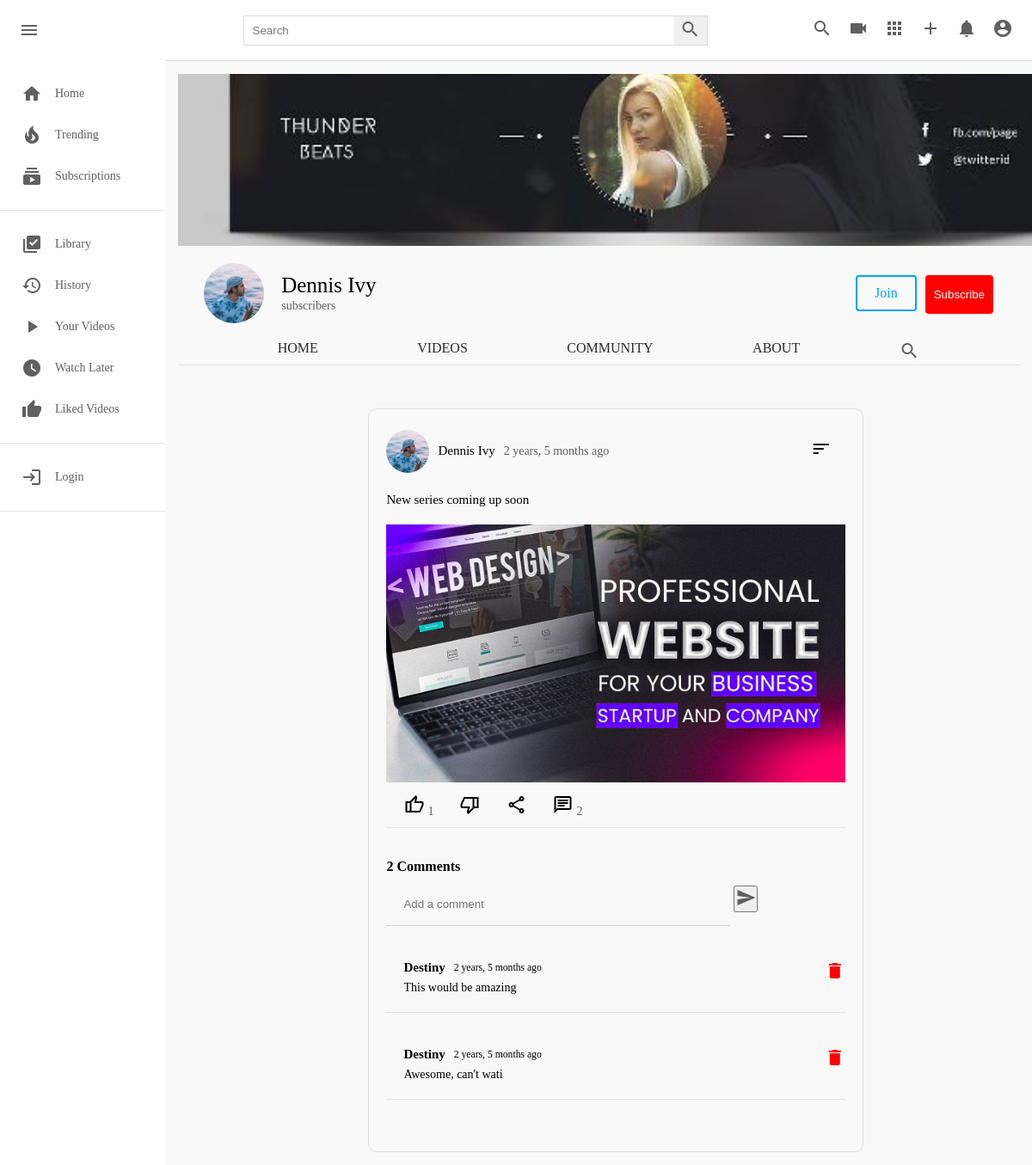
Page /c/2/community/1 on the committed database.
### channel/models.py (models this page shows, shortened)
class Channel(models.Model):
    channel_art = models.ImageField(upload_to=user_directory_path, null=True, blank=True, default="channel-art.jpg")
    image = models.ImageField(upload_to=user_directory_path, null=True, blank=True)
    full_name = models.CharField(max_length=200)
    channel_name = models.CharField(max_length=200)
    description = models.TextField(null=True, blank=True)
    keywords = TaggableManager()
    joined = models.DateTimeField(auto_now_add=True)
    status = models.CharField(choices=STATUS, max_length=100, default="active")
    user = models.OneToOneField(User, on_delete=models.SET_NULL, null=True, related_name="channel")
    subscribers = models.ManyToManyField(User, related_name="user_subs")
    verified = models.BooleanField(default=False)
    total_views = models.IntegerField(default=0)
    business_email = models.EmailField(null=True, blank=True)
    make_business_email_public = models.BooleanField(default=False)
    business_location = models.CharField(null=True, blank=True, max_length=500)
    make_business_location_public = models.BooleanField(default=False)
    website = models.URLField(default="https://my-website.com/")
    instagram = models.URLField(default="https://isntagram.com/")
    facebook = models.URLField(default="https://facebook.com/")
    twitter = models.URLField(default="https://twitter.com/")

class Community(models.Model):
    channel = models.ForeignKey(Channel, on_delete=models.CASCADE)
    image = models.ImageField(upload_to=user_directory_path, null=True, blank=True)
    content = models.TextField(null=True, blank=True)
    date = models.DateTimeField(auto_now_add=True)
    status = models.CharField(max_length=100, choices=STATUS, default="active")
    likes = models.ManyToManyField(User)
    class Meta:
        verbose_name = "Community"
        verbose_name_plural = "Community Posts"

class CommunityComment(models.Model):
    community = models.ForeignKey(Community, on_delete=models.CASCADE, related_name="comments")
    user = models.ForeignKey(User, on_delete=models.CASCADE)
    comment = models.CharField(max_length=10000)
    date = models.DateTimeField(auto_now_add=True)
    active = models.BooleanField(default=True)
    class Meta:
        verbose_name = "Community Comments"
        verbose_name_plural = "Community Comments"

### userauths/models.py (models this page shows, shortened)
class User(AbstractUser):
    email = models.EmailField(unique=True, null=True)
    username = models.CharField(max_length=1000)
    USERNAME_FIELD = "email"
    REQUIRED_FIELDS = ["username"]

### channel/views.py (the view)
# urls.py: path("<channel_name>/community/<int:community_id>", views.channel_community_detail, name="channel-community-detail"),
def channel_community_detail(request, channel_name, community_id):
    channel = get_object_or_404(Channel, id=channel_name)
    community = Community.objects.get(channel=channel, id=community_id, status="active")
    comments = CommunityComment.objects.filter(active=True, community=community).order_by("-date")
    context = {
        "community":community,
        "comments":comments,
        "channel":channel,
    }
    return render(request, "channel/channel-community-detail.html", context)

### templates/channel/channel-community-detail.html (shortened to what this page needs)
{% extends 'base.html' %}
{% load static %}
{% block style %} <link rel="stylesheet" href="{% static 'css/style.css' %}" type="text/css">{% endblock style %}
{% block content %}
<head>
</head>
<div class="mainBody">
    {% include 'partials/sidebar.html' %}
    <div class="videos">
        {% include 'channel/partials/channel-header.html' %}
        <div class="videos__container">
            <div class="content-border">
                <div class="content-div">
                    <div class="header-comm">
                        <div class="channel-details">
                            {% if community.channel.image %}
                            <img src="{{community.channel.image.url}}" class="channel-img-com" alt="">
                            {% else %}
                            <img src="https://thumbs.dreamstime.com/b/default-avatar-profile-vector-user-profile-default-avatar-profile-vector-user-profile-profile-179376714.jpg" class="channel-img-com" alt="">
                            {% endif %}
                            <h5>{{community.channel.channel_name}}</h5>
                            <span>{{ community.date|timesince }} ago</span>
                        </div>
                        <div class="dropdown">
                            <button class="dropbtn">
                                <i class="material-symbols-outlined">sort</i>
                            </button>
                            </div>
                    </div>
                    <div class="content">
                        <h3>{{ community.content }}</h3>
                        {% if community.image %}
                        <img src="{{community.image.url}}" alt="">
                        {% endif %}
                    </div>
                    <div class="icon-section">
                        <div class="single-icon">
                            <a href="{% url 'community-post-like' community.id %}"><i class="materiald-icons material-symbols-outlined">thumb_up</i></a>
                            <span>{{ community.likes.all.count }}</span>
                        </div>
                        <div class="single-icon">
                            <a href="{% url 'community-post-like' community.id %}"><i class="materiald-icons material-symbols-outlined">thumb_down</i></a>
                        </div>
                        <div class="single-icon">
                            <i class="materiald-icons material-symbols-outlined">share</i>
                        </div>
                        <div class="single-icon">
                            <i class="materiald-icons material-symbols-outlined">chat</i>
                            <span>{{community.comments.all.count}}</span>
                        </div>
                    </div>
                    <hr><br><br>
                    <div class="comment-section">
                        <h4>{{ community.comments.all.count }} Comment{{ community.comments.all.count|pluralize }}</h4>
                        <div class="create-comment">
                            <form action="{% url 'community-create-comment' community.id %}" method="POST">
                                <div class="create-comment-input">
                                    <input class="comment-class" name="comment" id="comment" type="text" placeholder="Add a comment">
                                    <button type="submit"><i class="material-icons">send</i></button>
                                </div>
                            </form>
                        </div>
                        {% for c in comments %}
                        <div class="comment-wrap">
                            <div class="comments">
                                <div class="comment-content">
                                    <div class="comment-header">
                                        <h4><b>{{ c.user.username|title }}</b></h4>
                                        <p><small>{{c.date|timesince}} ago</small></p>
                                    </div>
                                    <p>{{ c.comment }}</p>
                                </div>
                            </div>
                            <div class="delete-comment">
                                <a href="{% url 'community-delete-comment' c.community.id c.id %}"><i class="material-icons">delete</i></a>
                            </div>
                        </div>
                        {% endfor %}
                    </div>
                </div>
            </div>
        </div>
    </div>
</div>
{% endblock content %}

### templates/base.html (shortened to what this page needs)
{% load static %}
<!DOCTYPE html>
<html lang="en">
<head>
    {% block style %}
    {% endblock style %}
    <link rel="stylesheet" href="https://use.fontawesome.com/releases/v6.0.0/css/all.css" />
</head>
<body>
    <div class="header">
        <a href="{% url 'index' %}">
            <div class="header__left">
                <i id="menu" class="material-icons">menu</i>
            </div>
        </a>
        <div class="header__search">
            <form action="{% url 'search' %}" method="GET">
                <input type="text" placeholder="Search" name="q">
                <button><i class="material-icons">search</i></button>
            </form>
        </div>
        <div class="header__icons">
            <i class="material-icons display-this">search</i>
            <a href="{% url 'upload-video' %}"><i class="material-icons ">videocam</i></a>
            <i class="material-icons">apps</i>
            {% if request.user.is_authenticated %}
            <a href="{% url 'create-post' request.user.id %}"><i class="material-icons">add</i></a>
            {% else %}
            <a href="{% url 'sign-in' %}"><i class="material-icons">add</i></a>
            {% endif %}
            <i class="material-icons display-this">notifications</i>
            {% if request.user.is_authenticated %}
            <a href="{% url 'channel-profile' request.user.id %}"><i id="drop-down" class="material-icons display-this">account_circle</i></a>
            {% else %}
            <a href="{% url 'sign-in' %}"><i id="drop-down" class="material-icons display-this">account_circle</i></a>
            {% endif %}
        </div>
    </div>
    {% block content %}
    {% endblock content %}
</body>
</html>

### templates/partials/sidebar.html (shortened to what this page needs)
<div class="sidebar">
    <div class="sidebar__categories">
        <a href="{% url 'index' %}">
            <div class="sidebar__category">
                <i class="material-icons">home</i>
                <span>Home</span>
            </div>
        </a>
        <a href="{% url 'trending' %}">
            <div class="sidebar__category">
                <i class="material-icons">local_fire_department</i>
                <span>Trending</span>
            </div>
        </a>
        <div class="sidebar__category">
            <i class="material-icons">subscriptions</i>
            <span>Subscriptions</span>
        </div>
    </div>
    <hr>
    <div class="sidebar__categories">
        <a href="{% url 'saved-videos' %}">
            <div class="sidebar__category">
                <i class="material-icons">library_add_check</i>
                <span>Library</span>
            </div>
        </a>
        <div class="sidebar__category">
            <i class="material-icons">history</i>
            <span>History</span>
        </div>
        {% if request.user.is_authenticated %}
        <a href="{% url 'channel-videos' request.user.id %}">
            <div class="sidebar__category">
                <i class="material-icons">play_arrow</i>
                <span>Your Videos</span>
            </div>
        </a>
        {% else %}
        <a href="{% url 'sign-in' %}">
            <div class="sidebar__category">
                <i class="material-icons">play_arrow</i>
                <span>Your Videos</span>
            </div>
        </a>
        {% endif %}
        <a href="{% url 'saved-videos' %}">
        <div class="sidebar__category">
            <i class="material-icons">watch_later</i>
            <span>Watch Later</span>
        </div>
        </a>
        <div class="sidebar__category">
            <i class="material-icons">thumb_up</i>
            <span>Liked Videos</span>
        </div>
    </div>
    <hr>
    <div class="sidebar__categories">
        {% if not request.user.is_authenticated %}
        <a href="{% url 'sign-in' %}">
            <div class="sidebar__category">
                <i class="material-icons">login</i>
                <span>Login</span>
            </div>
        </a>
        {% endif %}
    </div>
    <hr>
</div>

### templates/channel/partials/channel-header.html (shortened to what this page needs)
<div class="channel-art">
    {% if channel.channel_art.url %}
    <img style="object-fit: cover;" src="{{ channel.channel_art.url }}" alt="">
    {% else %}
    <img src="https://wallpaper.dog/large/10702685.jpg" alt="">
    {% endif %}
</div>
<div class="channel-header flex">
    <div class="channel-img-title flex">
        {% if channel.image %}
        <img class="img" src="{{channel.image.url}}" alt="">
        {% else %}
        <img class="img" src="https://thumbs.dreamstime.com/b/default-avatar-profile-vector-user-profile-default-avatar-profile-vector-user-profile-profile-179376714.jpg" alt="">
        {% endif %}
        <div class="channel-image-texts">
            <h4>{{channel.channel_name}}</h4>
            <span> subscribers</span>
        </div>
    </div>
    <div class="channel-header-btns">
        <div><a href="" class="channel-join">Join</a></div>
        <div><button id="sub_btn" onclick="addsub()" class="channel-subscribe sub_button_channel">Subscribe</button></div>
    </div>
</div>
<div class="channel-header-links flex">
    <a href="{% url 'channel-profile' channel.id %}" class="display-this">Home</a>
    <a href="{% url 'channel-videos' channel.id %}" class="display-this">Videos</a>
    <a href="{% url 'channel-community' channel.id %}" class="dont-display-thdis">Community</a>
    <a href="{% url 'channel-about' channel.id %}" class="displhray-this">About</a>
    <a href="{% url 'channel-profile' channel.id %}" class="dont-display-this"><i class="material-icons">search</i></a>
</div>
<hr>

### templates/base.html (style rules this page uses)
a { text-decoration: none; }

### rows in the picture
Channel: channel_art (picture), image (picture), channel_name "Dennis Ivy"
Community: channel.image (picture), channel.channel_name "Dennis Ivy", date "2 years, 5 months", content "New series coming up soon", image (picture), likes.all.count "1", comments.all.count "2"
CommunityComment: user.username "Destiny", date "2 years, 5 months", comment "This would be amazing"
CommunityComment: user.username "Destiny", date "2 years, 5 months", comment "Awesome, can't wati"
